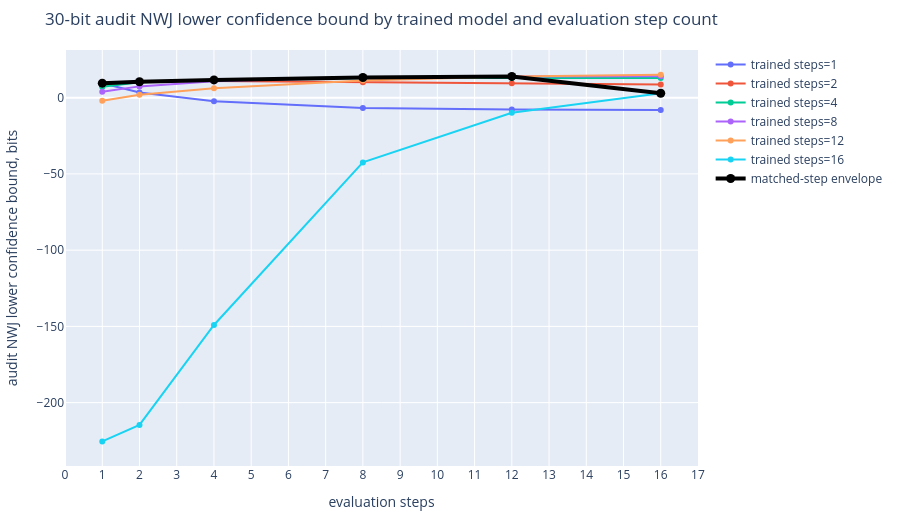

Notebook cell for this chart:
### Code cell
fig = go.Figure()
for trained_steps in sorted({row["trained_steps"] for row in rows}):
    curve = sorted(
        [row for row in rows if row["trained_steps"] == trained_steps],
        key=lambda row: row["eval_steps"],
    )
    fig.add_trace(
        go.Scatter(
            x=[row["eval_steps"] for row in curve],
            y=[row["nwj_lcb_bits"] for row in curve],
            mode="lines+markers",
            name=f"trained steps={trained_steps}",
            customdata=[
                [row["distance_m"], row["matched"], row["nwj_bits"], row["delta"]]
                for row in curve
            ],
            hovertemplate=(
                "trained steps="
                + str(trained_steps)
                + "<br>eval steps=%{x}<br>distance=%{customdata[0]:.0f} m"
                + "<br>matched=%{customdata[1]}"
                + "<br>audit NWJ LCB=%{y:.4f} bits"
                + "<br>NWJ=%{customdata[2]:.4f} bits"
                + "<br>row failure prob<=%{customdata[3]:.3g}<extra></extra>"
            ),
        )
    )

matched_rows = sorted(
    [row for row in rows if row["matched"]], key=lambda row: row["eval_steps"]
)
fig.add_trace(
    go.Scatter(
        x=[row["eval_steps"] for row in matched_rows],
        y=[row["nwj_lcb_bits"] for row in matched_rows],
        mode="markers+lines",
        name="matched-step envelope",
        line=dict(color="black", width=4),
        marker=dict(color="black", size=9),
    )
)
fig.update_layout(
    title="30-bit audit NWJ lower confidence bound by trained model and evaluation step count",
    xaxis=dict(title="evaluation steps", dtick=1),
    yaxis=dict(title="audit NWJ lower confidence bound, bits"),
    height=520,
    margin=dict(l=50, r=55, t=50, b=45),
)
fig.show()

### Figure 1 — Plotly figure (JSON) as saved in the notebook; plotly's stock layout.template omitted (floating-point values rounded to 4 significant figures)
{"data": [{"customdata": [[100, true, 9.63, 0.0002778], [200, false, 3.592, 0.0002778], [400, false, -2.049, 0.0002778], [800, false, -6.532, 0.0002778], [1200, false, -7.584, 0.0002778], [1600, false, -7.985, 0.0002778]], "hovertemplate": "trained steps=1<br>eval steps=%{x}<br>distance=%{customdata[0]:.0f} m<br>matched=%{customdata[1]}<br>audit NWJ LCB=%{y:.4f} bits<br>NWJ=%{customdata[2]:.4f} bits<br>row failure prob<=%{customdata[3]:.3g}<extra></extra>", "mode": "lines+markers", "name": "trained steps=1", "type": "scatter", "x": [1, 2, 4, 8, 12, 16], "y": [9.538, 3.436, -2.288, -6.687, -7.722, -8.07]}, {"customdata": [[100, false, 8.017, 0.0002778], [200, true, 10.62, 0.0002778], [400, false, 10.99, 0.0002778], [800, false, 10.3, 0.0002778], [1200, false, 9.57, 0.0002778], [1600, false, 8.814, 0.0002778]], "hovertemplate": "trained steps=2<br>eval steps=%{x}<br>distance=%{customdata[0]:.0f} m<br>matched=%{customdata[1]}<br>audit NWJ LCB=%{y:.4f} bits<br>NWJ=%{customdata[2]:.4f} bits<br>row failure prob<=%{customdata[3]:.3g}<extra></extra>", "mode": "lines+markers", "name": "trained steps=2", "type": "scatter", "x": [1, 2, 4, 8, 12, 16], "y": [7.677, 10.47, 10.88, 10.2, 9.46, 8.717]}, {"customdata": [[100, false, 7.553, 0.0002778], [200, false, 10.29, 0.0002778], [400, true, 11.86, 0.0002778], [800, false, 12.92, 0.0002778], [1200, false, 13.04, 0.0002778], [1600, false, 13.0, 0.0002778]], "hovertemplate": "trained steps=4<br>eval steps=%{x}<br>distance=%{customdata[0]:.0f} m<br>matched=%{customdata[1]}<br>audit NWJ LCB=%{y:.4f} bits<br>NWJ=%{customdata[2]:.4f} bits<br>row failure prob<=%{customdata[3]:.3g}<extra></extra>", "mode": "lines+markers", "name": "trained steps=4", "type": "scatter", "x": [1, 2, 4, 8, 12, 16], "y": [7.182, 10.05, 11.69, 12.85, 12.99, 12.97]}, {"customdata": [[100, false, 4.378, 0.0002778], [200, false, 7.889, 0.0002778], [400, false, 11.11, 0.0002778], [800, true, 13.42, 0.0002778], [1200, false, 13.92, 0.0002778], [1600, false, 14.06, 0.0002778]], "hovertemplate": "trained steps=8<br>eval steps=%{x}<br>distance=%{customdata[0]:.0f} m<br>matched=%{customdata[1]}<br>audit NWJ LCB=%{y:.4f} bits<br>NWJ=%{customdata[2]:.4f} bits<br>row failure prob<=%{customdata[3]:.3g}<extra></extra>", "mode": "lines+markers", "name": "trained steps=8", "type": "scatter", "x": [1, 2, 4, 8, 12, 16], "y": [3.826, 7.424, 10.74, 13.23, 13.83, 14.0]}, {"customdata": [[100, false, -0.5954, 0.0002778], [200, false, 3.489, 0.0002778], [400, false, 7.445, 0.0002778], [800, false, 12.16, 0.0002778], [1200, true, 14.49, 0.0002778], [1600, false, 15.31, 0.0002778]], "hovertemplate": "trained steps=12<br>eval steps=%{x}<br>distance=%{customdata[0]:.0f} m<br>matched=%{customdata[1]}<br>audit NWJ LCB=%{y:.4f} bits<br>NWJ=%{customdata[2]:.4f} bits<br>row failure prob<=%{customdata[3]:.3g}<extra></extra>", "mode": "lines+markers", "name": "trained steps=12", "type": "scatter", "x": [1, 2, 4, 8, 12, 16], "y": [-2.042, 1.976, 6.116, 11.29, 13.95, 15.03]}, {"customdata": [[100, false, -199.5, 0.0002778], [200, false, -188.5, 0.0002778], [400, false, -125.0, 0.0002778], [800, false, -29.82, 0.0002778], [1200, false, -1.411, 0.0002778], [1600, true, 7.674, 0.0002778]], "hovertemplate": "trained steps=16<br>eval steps=%{x}<br>distance=%{customdata[0]:.0f} m<br>matched=%{customdata[1]}<br>audit NWJ LCB=%{y:.4f} bits<br>NWJ=%{customdata[2]:.4f} bits<br>row failure prob<=%{customdata[3]:.3g}<extra></extra>", "mode": "lines+markers", "name": "trained steps=16", "type": "scatter", "x": [1, 2, 4, 8, 12, 16], "y": [-225.5, -214.6, -149.0, -42.43, -9.825, 2.943]}, {"line": {"color": "black", "width": 4}, "marker": {"color": "black", "size": 9}, "mode": "markers+lines", "name": "matched-step envelope", "type": "scatter", "x": [1, 2, 4, 8, 12, 16], "y": [9.538, 10.47, 11.69, 13.23, 13.95, 2.943]}], "layout": {"height": 520, "margin": {"b": 45, "l": 50, "r": 55, "t": 50}, "title": {"text": "30-bit audit NWJ lower confidence bound by trained model and evaluation step count"}, "xaxis": {"dtick": 1, "title": {"text": "evaluation steps"}}, "yaxis": {"title": {"text": "audit NWJ lower confidence bound, bits"}}}}
